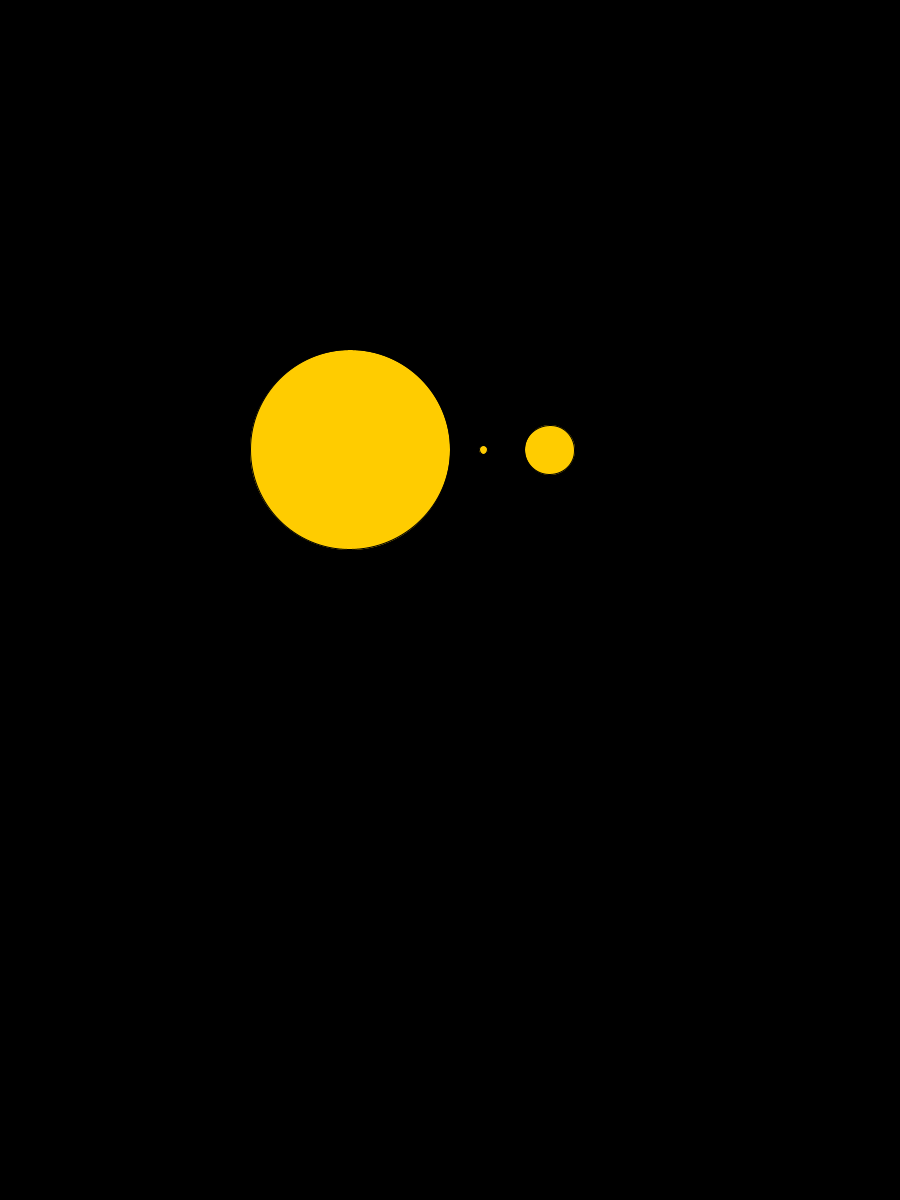
Frame 1 (no input)
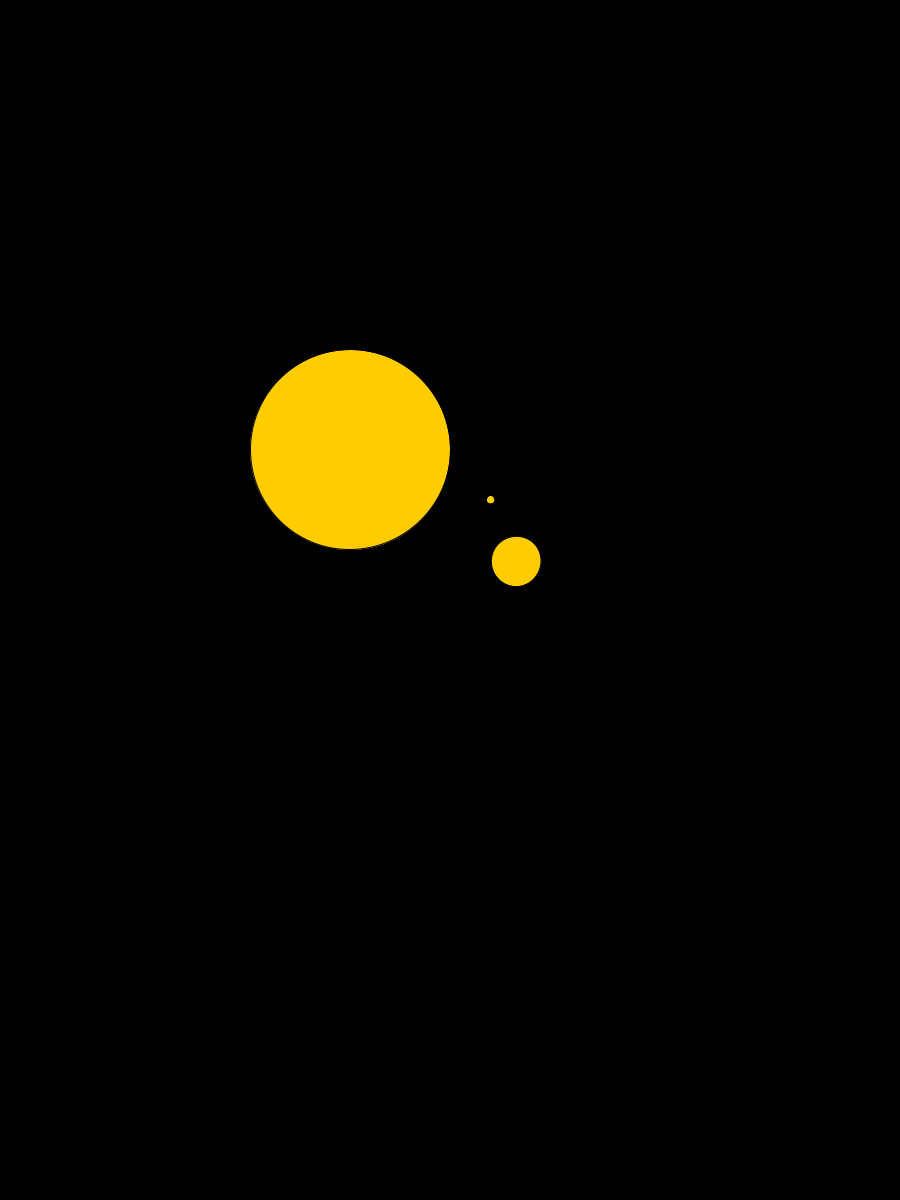
Frame 60 (the mouse pressed at the canvas centre just before this capture)
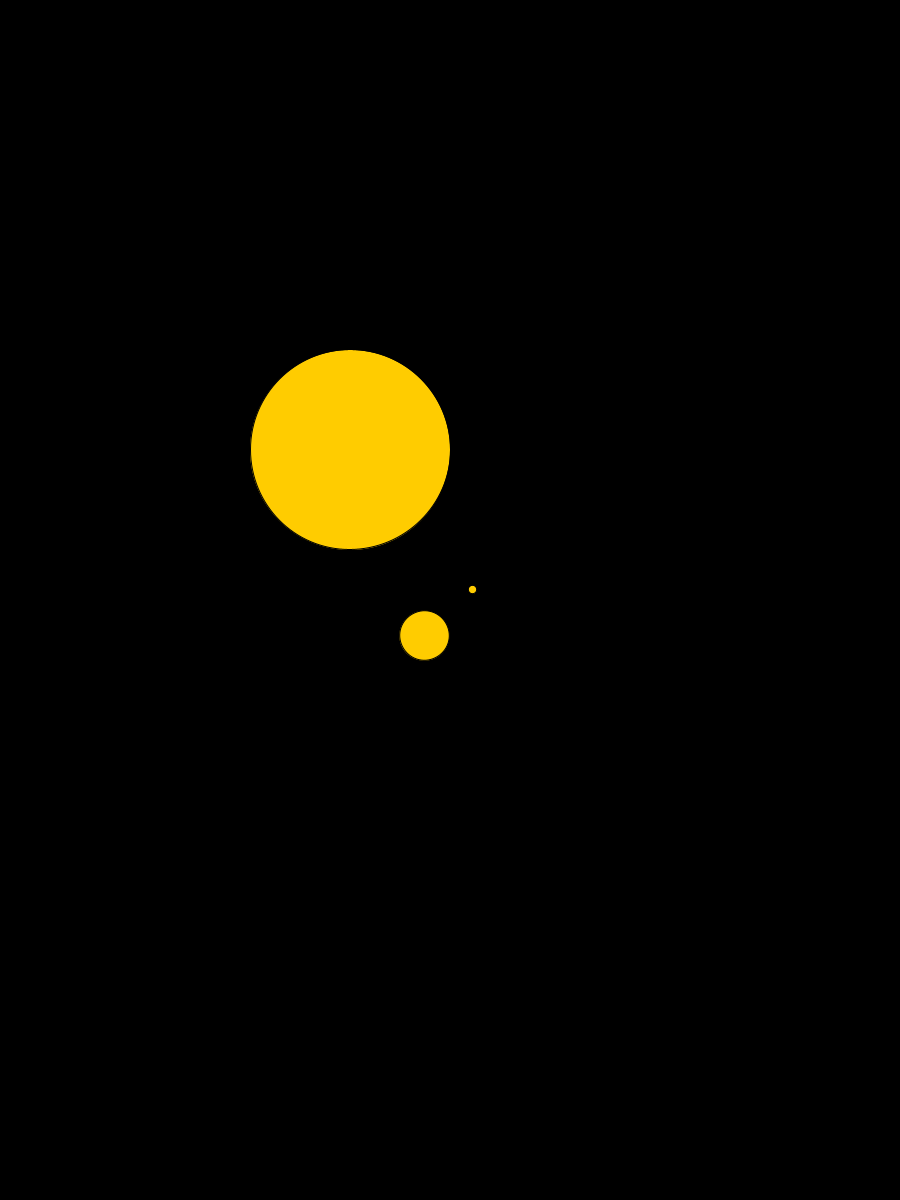
Frame 120 (the mouse held since frame 60 and released just before this capture)

The Processing sketch that drew these frames (run headless with seeded random() and noise(); from frame 60 on, the mouse is pressed at the canvas centre):

// Processing sketch: sketch_181205b
// ── sketch_181205b.pde
Planeta sun;

void setup() {
  size(900, 1200);
  sun = new Planeta(100, 400, 0);
  sun.criarLua(1,2);
}

void draw() {
  background(0);
  translate(750, 900/2);
  sun.show();
  sun.orbita();
}

// ── classe.pde

class Planeta {
  float raio;
  float distancia;
  Planeta[] planetas;
  float angle;
  float orbitavel;

  Planeta(float r, float d, float o) {
    raio = r;
    distancia = d;
    angle = PI;
    orbitavel = o;
  }

  void orbita() {
    angle = angle + orbitavel;
    if (planetas != null) {
      for (int i = 0; i < planetas.length; i++) {
        planetas[i].orbita();
      }
    }
  }

  void criarLua(int total, int level) {
    planetas = new Planeta[total];
    for (int i = 0; i < planetas.length; i++) {
      float r = raio/(level*2);
      float d = distancia/level;
      float o = 0.01;
      planetas[i] = new Planeta(r, d, o);
      if (level < 3) {
        int num = 2;
        planetas[i].criarLua(num, level+1);
      }
    }
  }

  void show() {
    pushMatrix();
    fill(255, 204, 0);
    rotate(angle);
    translate(distancia, 0);
    ellipse(0, 0, raio*2, raio*2);
    if (planetas != null) {
      for (int i = 0; i < planetas.length; i++) {
        planetas[i].show();
      }
    }
    popMatrix();
  }
}
